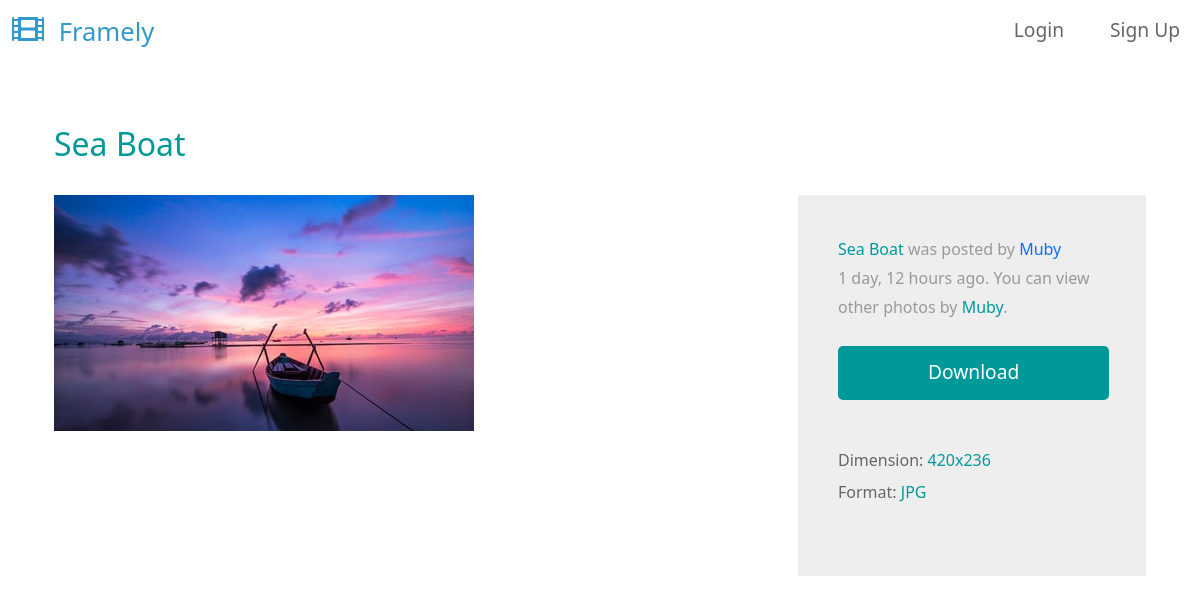
/photo-detail/18/sea-boat/, run on the app's committed database.
### base/models.py (models this page shows, shortened)
class Photo(models.Model):
    user = models.ForeignKey(
        settings.AUTH_USER_MODEL, on_delete=models.CASCADE, null=True, blank=True
    )
    short_title = models.CharField(max_length=15)
    slug = models.SlugField(blank=True)
    image = models.ImageField(max_length=200)
    created = models.DateField(auto_now_add=True)
    views = models.ManyToManyField(
        settings.AUTH_USER_MODEL,
        related_name="photos_viewed",
    )
    class Meta:
        ordering = ["-created", "-id"]

### base/views.py (the view)
class PhotoDetailView(View):
    def get(self, request, pk, slug):
        photo = Photo.objects.get(id=pk, slug=slug)
        image_format = photo.image.name.rsplit(".")[-1].upper()
        if request.user.is_authenticated:
            photo.views.add(request.user)
        return render(
            request, "photo_detail.html", {"photo": photo, "image_format": image_format}
        )

### templates/photo_detail.html
{% extends "base.html" %}
{% block content %}
    <div class="container-fluid tm-container-content tm-mt-60">
        <div class="row mb-4">
            <h2 class="col-12 tm-text-primary">{{photo.short_title}}</h2>
        </div>
        <div class="row tm-mb-90">
            <div class="col-xl-8 col-lg-7 col-md-6 col-sm-12">
                <img src="{{photo.image.url}}" alt="Image" class="img-fluid">
            </div>
            <div class="col-xl-4 col-lg-5 col-md-6 col-sm-12">
                <div class="tm-bg-gray tm-video-details">
                    <p class="mb-4">
                        <span class="tm-text-primary">{{photo.short_title}}</span> was posted by <a href="#" target="" >{{photo.user.username}}</a> {{photo.created|timesince}} ago. You can view other photos by <span class="tm-text-primary">{{photo.user.username}}</span>.
                    </p>
                    <div class="text-center mb-5">
                        <a href="{{photo.image.url}}" target="_blank" class="btn btn-primary tm-btn-big">Download</a>
                    </div>
                    <div class="mb-4 d-flex flex-wrap">
                        <div class="mr-4 mb-2">
                            <span class="tm-text-gray-dark">Dimension: </span><span class="tm-text-primary">{{photo.image.width}}x{{photo.image.height}}</span>
                        </div>
                        <div class="mr-4 mb-2">
                            <span class="tm-text-gray-dark">Format: </span><span class="tm-text-primary">{{image_format}}</span>
                        </div>
                    </div>
                </div>
            </div>
        </div>
    </div>
{% endblock %}

### static/css/templatemo-style.css (style rules this page uses)
p { line-height: 1.8; }
a { text-decoration: none; transition: all 0.3s ease; }
.container-fluid { max-width: 1770px; }
.btn { border-radius: 0; }
.btn-primary { background-color: #009999; border: 0; border-radius: 5px; padding: 12px 50px 14px; font-size: 1.2rem; }
.tm-btn-big { padding: 12px 90px 14px; }
.tm-mt-60 { margin-top: 60px; }
.tm-mb-90 { margin-bottom: 90px; }
.tm-text-primary { color: #009999; }
.tm-bg-gray { background-color: #EEEEEE; }
p, .tm-text-gray { color: #999; }
.tm-text-gray-dark { color: #666; }
.tm-video-details { height: 100%; padding: 40px; }

### data on the page
Photo: short_title "Sea Boat", image (picture), user.username "Muby", created "1 day, 12 hours", image.width "420", image.height "236"

### other printed values
{{ image_format }} "JPG"
